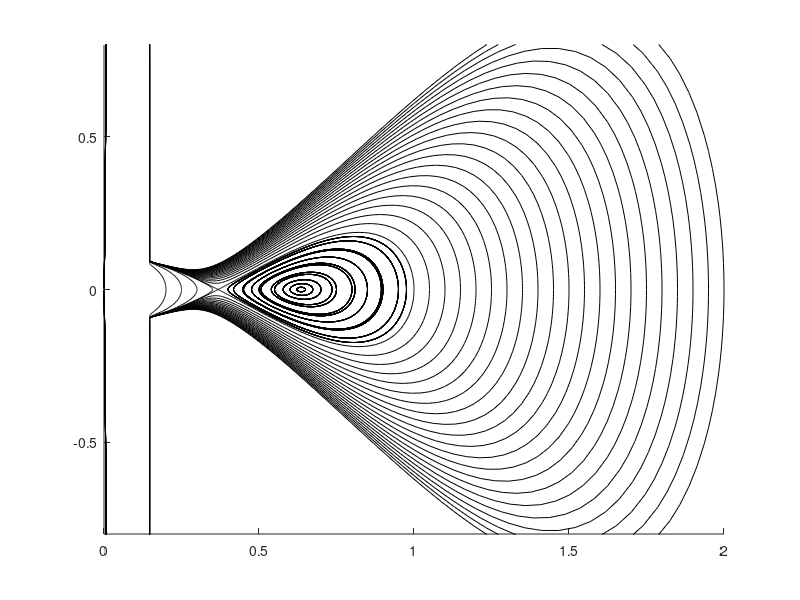

Recreate this plot in MATLAB.
function MercuryState

% Last stable circular orbit:  y0 = [2 0.0];  ep = 0.2500;  Ro = 0.5  Rs =  1/6
% Rorbit = 3*Rschwarzshild
close all
ep = 0.220361;              % 0.02     0.23205     0.23206
Rs = 2*ep/3
RL = 3*Rs
tspan = [0 50];            % [0 100]

nonRel = 0;

figure(1)
axis([0 2 -0.8 0.8])
hold on
for loop = 4:40
    rad = 20/loop;
    
    y0 = [rad 0.0];           % [1 0.75]    [1 0.0]
    
    
    options = odeset('Reltol',1e-6);
    %options = odeset('OutputFcn',@odeplot);
    
    [t,y] = ode45(@f5,tspan,y0,options);
    
    r = 1./y(:,1);
    v = -r.^2.*y(:,2);
    
    plot(r,v,'k')
    
end
for loop = 4:40
    rad = 20/loop;
    
    %y0 = [rad -0.1*rad^2];           % [1 0.75]    [1 0.0]
    y0 = [rad 0.0];
    
    options = odeset('Reltol',1e-6);
    %options = odeset('OutputFcn',@odeplot);
    
    [t,y] = ode45(@f6,tspan,y0,options);
    
    r = 1./y(:,1);
    v = -r.^2.*y(:,2);
    
    plot(r,v,'k')
    
end

hold off




%keyboard


%Printfile2('vdp.out',y(501:800,1)',y(501:800,2)')
%Printfile3('vdpt.out',t(501:1000)',y(501:1000,1)',y(501:1000,2)')

% d = y(:,1);
% e = y(:,2);
% Printfile3('lout',t',d',e')




    function yd = f5(t,y)
        
        if nonRel == 1
            gamma = 1;
        else
            beta = Rs*y(1);
            if beta >= 1;
                gamma = 1e6;
            else
                gamma = 1/sqrt(1-beta^2);
            end
        end
        
        yp(1) = y(2);
        %yp(2) = -y(1) + 1 + ep*y(1).^2;
        yp(2) = -y(1) + gamma + ep*y(1).^2;
        yd = [yp(1);yp(2)];
        
    end     % end f5


    function yd = f6(t,y)
        
        if nonRel == 1
            gamma = 1;
        else
            beta = Rs*y(1);
            if beta >= 1;
                gamma = 1e6;
            else
                gamma = 1/sqrt(1-beta^2);
            end
        end
        
        yp(1) = -y(2);
        yp(2) = y(1) - gamma - ep*y(1).^2;
        yd = [yp(1);yp(2)];
        
    end     % end f5

end % end vandpol

